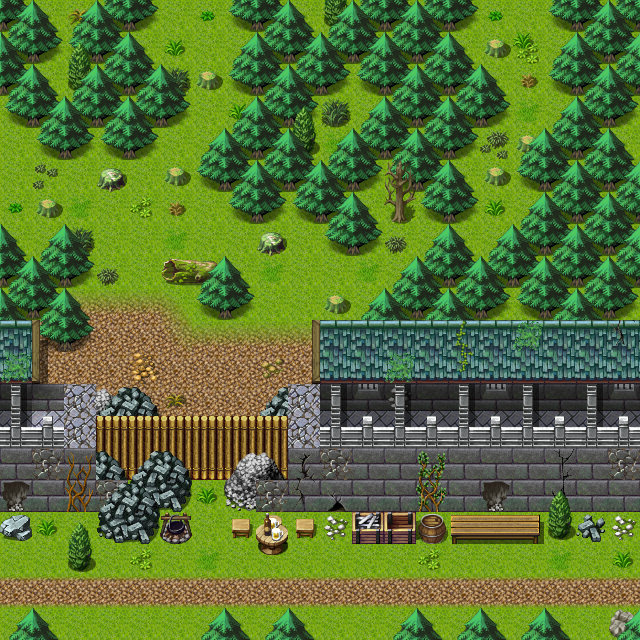

A 2D game scene composited from a Tiled map and its tileset images. What follows is a short description and the map's XML, with each tile layer's data collapsed to a summary:
An orthogonal 20x20 tile map with 32x32 px tiles, 4 tile layers (Ground, Objects, Above, Top), 1 hidden layer not drawn, 20 tilesets and 19 objects (8x spawn, 7x mapchange, 3x script, key).

<map version="1.0" orientation="orthogonal" width="20" height="20" tilewidth="32" tileheight="32">
    <tileset firstgid="1" name="map_6" tilewidth="32" tileheight="32">
        <image source="../drawable/map_6.png" width="256" height="256" />
    </tileset>
    <tileset firstgid="65" name="map_47" tilewidth="32" tileheight="32">
        <image source="../drawable/map_47.png" width="256" height="256" />
    </tileset>
    <tileset firstgid="129" name="map_48" tilewidth="32" tileheight="32">
        <image source="../drawable/map_48.png" width="256" height="256" />
    </tileset>
    <tileset firstgid="193" name="map_44" tilewidth="32" tileheight="32">
        <image source="../drawable/map_44.png" width="256" height="256" />
    </tileset>
    <tileset firstgid="257" name="map_0" tilewidth="32" tileheight="32">
        <image source="../drawable/map_0.png" width="256" height="256" />
    </tileset>
    <tileset firstgid="321" name="map_2" tilewidth="32" tileheight="32">
        <image source="../drawable/map_2.png" width="256" height="256" />
    </tileset>
    <tileset firstgid="385" name="map_5" tilewidth="32" tileheight="32">
        <image source="../drawable/map_5.png" width="256" height="256" />
    </tileset>
    <tileset firstgid="449" name="map_32" tilewidth="32" tileheight="32">
        <image source="../drawable/map_32.png" width="256" height="256" />
    </tileset>
    <tileset firstgid="513" name="map_1" tilewidth="32" tileheight="32">
        <image source="../drawable/map_1.png" width="256" height="256" />
    </tileset>
    <tileset firstgid="577" name="map_4" tilewidth="32" tileheight="32">
        <image source="../drawable/map_4.png" width="256" height="256" />
    </tileset>
    <tileset firstgid="641" name="map_7" tilewidth="32" tileheight="32">
        <image source="../drawable/map_7.png" width="256" height="256" />
    </tileset>
    <tileset firstgid="705" name="map_10" tilewidth="32" tileheight="32">
        <image source="../drawable/map_10.png" width="256" height="256" />
    </tileset>
    <tileset firstgid="769" name="map_3" tilewidth="32" tileheight="32">
        <image source="../drawable/map_3.png" width="256" height="256" />
    </tileset>
    <tileset firstgid="833" name="map_9" tilewidth="32" tileheight="32">
        <image source="../drawable/map_9.png" width="256" height="256" />
    </tileset>
    <tileset firstgid="897" name="map_27" tilewidth="32" tileheight="32">
        <image source="../drawable/map_27.png" width="256" height="256" />
    </tileset>
    <tileset firstgid="961" name="map_22" tilewidth="32" tileheight="32">
        <image source="../drawable/map_22.png" width="256" height="256" />
    </tileset>
    <tileset firstgid="1025" name="map_12" tilewidth="32" tileheight="32">
        <image source="../drawable/map_12.png" width="256" height="256" />
    </tileset>
    <tileset firstgid="1089" name="map_8" tilewidth="32" tileheight="32">
        <image source="../drawable/map_8.png" width="256" height="256" />
    </tileset>
    <tileset firstgid="1153" name="map_31" tilewidth="32" tileheight="32">
        <image source="../drawable/map_31.png" width="256" height="256" />
    </tileset>
    <tileset firstgid="1217" name="map_46" tilewidth="32" tileheight="32">
        <image source="../drawable/map_46.png" width="256" height="256" />
    </tileset>
    <layer name="Ground" width="20" height="20">
        <data>[400 cells, 400 non-empty, 10 distinct tile ids]</data>
    </layer>
    <layer name="Objects" width="20" height="20">
        <data>[400 cells, 253 non-empty, 65 distinct tile ids]</data>
    </layer>
    <layer name="Above" width="20" height="20">
        <data>[400 cells, 90 non-empty, 17 distinct tile ids]</data>
    </layer>
    <layer name="Top" width="20" height="20">
        <data>[400 cells, 17 non-empty, 3 distinct tile ids]</data>
    </layer>
    <layer name="Walkable" width="20" height="20" visible="0">
        <data>[400 cells, 221 non-empty, 1 distinct tile ids]</data>
    </layer>
    <objectgroup name="Mapevents">
        <object name="east1" type="mapchange" x="608" y="384" width="32" height="64">
            <properties>
                <property name="map" value="wild18" />
                <property name="place" value="west1" />
            </properties>
        </object>
        <object name="north1" type="mapchange" x="160" y="0" width="64" height="32">
            <properties>
                <property name="map" value="blackwater_mountain0" />
                <property name="place" value="south1" />
            </properties>
        </object>
        <object name="west1" type="mapchange" x="0" y="128" width="32" height="128">
            <properties>
                <property name="map" value="wild20" />
                <property name="place" value="east1" />
            </properties>
        </object>
        <object name="north2" type="mapchange" x="480" y="0" width="64" height="32">
            <properties>
                <property name="map" value="blackwater_mountain0" />
                <property name="place" value="south2" />
            </properties>
        </object>
        <object name="east2" type="mapchange" x="608" y="512" width="32" height="96">
            <properties>
                <property name="map" value="wild18" />
                <property name="place" value="west2" />
            </properties>
        </object>
        <object name="west2" type="mapchange" x="0" y="544" width="32" height="96">
            <properties>
                <property name="map" value="wild20" />
                <property name="place" value="east2" />
            </properties>
        </object>
        <object name="south" type="mapchange" x="64" y="608" width="128" height="32">
            <properties>
                <property name="map" value="stoutford_ne" />
                <property name="place" value="north" />
            </properties>
        </object>
        <object name="stn_gyra_m19_1" type="script" x="544" y="544" width="32" height="96" />
        <object name="stn_gyra_100" type="script" x="224" y="512" width="32" height="128" />
        <object name="stn_gyra_60" type="script" x="192" y="480" width="32" height="160" />
    </objectgroup>
    <objectgroup name="Spawn">
        <object name="forestwolf1" type="spawn" x="32" y="32" width="544" height="320">
            <properties>
                <property name="quantity" value="4" />
                <property name="spawngroup" value="forestwolf1" />
            </properties>
        </object>
        <object name="forestbeetle" type="spawn" x="96" y="288" width="192" height="128">
            <properties>
                <property name="quantity" value="2" />
                <property name="spawngroup" value="forestbeetle" />
            </properties>
        </object>
        <object name="stoutford_guard1" type="spawn" x="352" y="384" width="224" height="32">
            <properties>
                <property name="spawngroup" value="stoutford_guard1" />
            </properties>
        </object>
        <object name="stoutford_guard1a" type="spawn" x="32" y="384" width="32" height="32">
            <properties>
                <property name="spawngroup" value="stoutford_guard1" />
            </properties>
        </object>
        <object name="stoutford_guard1b" type="spawn" x="192" y="512" width="32" height="32">
            <properties>
                <property name="spawngroup" value="stoutford_guard1" />
            </properties>
        </object>
        </objectgroup>
    <objectgroup name="Keys" visible="0">
        <!-- 1 objects omitted --></objectgroup>
    <objectgroup name="Replace" />
</map>
<!-- 4 of 19 objects omitted -->
